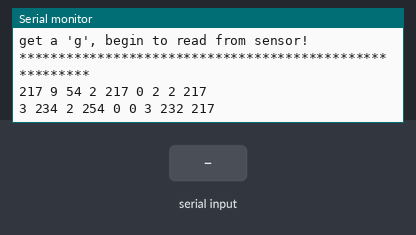
A sketch run on a simulated Arduino Leonardo, built with avr-gcc and run on an emulated ATmega32U4. Parts: the last lines printed to the serial monitor. Inputs (shaded band) come from the test bench.

Above: at 1.2 s.
1.3 s: "1" received over the second serial link
At 2.4 s:
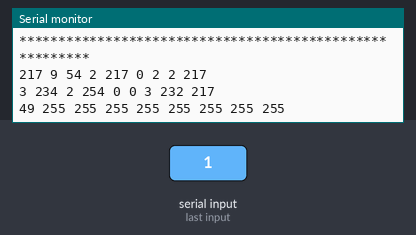
2.8 s: "0" received over the second serial link
At 3.6 s:
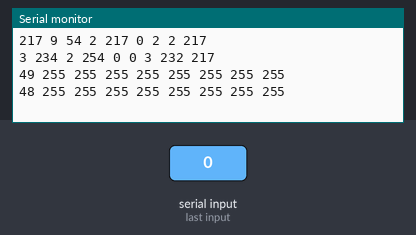
4.3 s: "2" received over the second serial link
At 5.9 s:
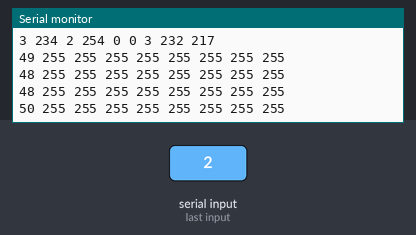
Timing chart, 0 to 7.4 s (numbered marks = the images above; inputs shaded):
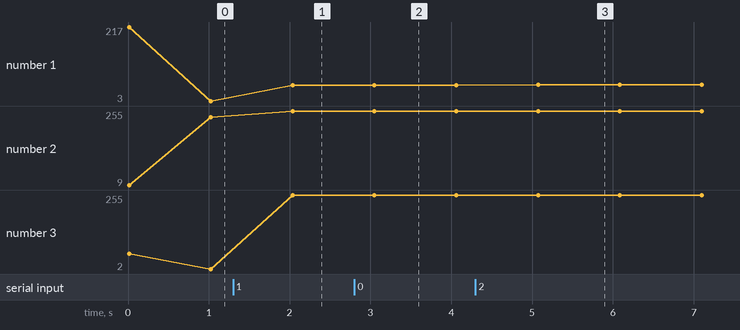

The sketch:

CO2_sensor.ino
```cpp
/*
  This test code is write for Arduino AVR Series(UNO, Leonardo, Mega)
  If you want to use with LinkIt ONE, please connect the module to D0/1 and modify:

  // #include <SoftwareSerial.h>
  // SoftwareSerial s_serial(2, 3);      // TX, RX

  #define sensor Serial1
*/

const unsigned char cmd_calibrate[] =
{
    0xff, 0x87, 0x87, 0x00, 0x00, 0x00, 0x00, 0x00, 0xf2
};

void calibrate() {
  Serial.println("begin to calibrate");

  for(int i=0; i<sizeof(cmd_calibrate); i++)
  {
      Serial1.write(cmd_calibrate[i]);
  }

  Serial.println("calibrate done");
}

const unsigned char cmd_get_sensor[] =
{
    0xff, 0x01, 0x86, 0x00, 0x00,
    0x00, 0x00, 0x00, 0x79
};

unsigned char dataRevice[9];
int temperature;
int CO2PPM;

void setup()
{
    Serial1.begin(9600);
    Serial.begin(115200);

    calibrate();

    Serial.println("get a 'g', begin to read from sensor!");
    Serial.println("********************************************************");
    Serial.println();
}

void loop()
{
    if(dataRecieve())
    {
        Serial.print("Temperature: ");
        Serial.print(temperature);
        Serial.print("  CO2: ");
        Serial.print(CO2PPM);
        Serial.println("");
    }
    delay(1000);
}

bool dataRecieve(void)
{
    byte data[9];
    int i = 0;

    //transmit command data
    for(i=0; i<sizeof(cmd_get_sensor); i++)
    {
        Serial1.write(cmd_get_sensor[i]);
    }
    delay(10);
    //begin reveiceing data
    if(Serial1.available())
    {
        while(Serial1.available())
        {
            for(int i=0;i<9; i++)
            {
                data[i] = Serial1.read();
            }
        }
    }

    for(int j=0; j<9; j++)
    {
        Serial.print(data[j]);
        Serial.print(" ");
    }
    Serial.println("");

    if((i != 9) || (1 + (0xFF ^ (byte)(data[1] + data[2] + data[3] + data[4] + data[5] + data[6] + data[7]))) != data[8])
    {
        return false;
    }

    CO2PPM = (int)data[2] * 256 + (int)data[3];
    temperature = (int)data[4] - 40;

    return true;
}
```

Measured:
- after the input at 1.3 s, the serial monitor: prints a new line after 0.74 s (image 1)
- after the input at 2.8 s, the serial monitor: prints a new line after 0.25 s (image 2)
- after the input at 4.3 s, the serial monitor: prints a new line after 0.77 s (image 3)
- plotted number 1: 3 → 49 after the input at 1.3 s, 49 → 48 after the input at 2.8 s, 48 → 50 after the input at 4.3 s
- plotted number 2: 234 → 255 after the input at 1.3 s
- plotted number 3: 2 → 255 after the input at 1.3 s
